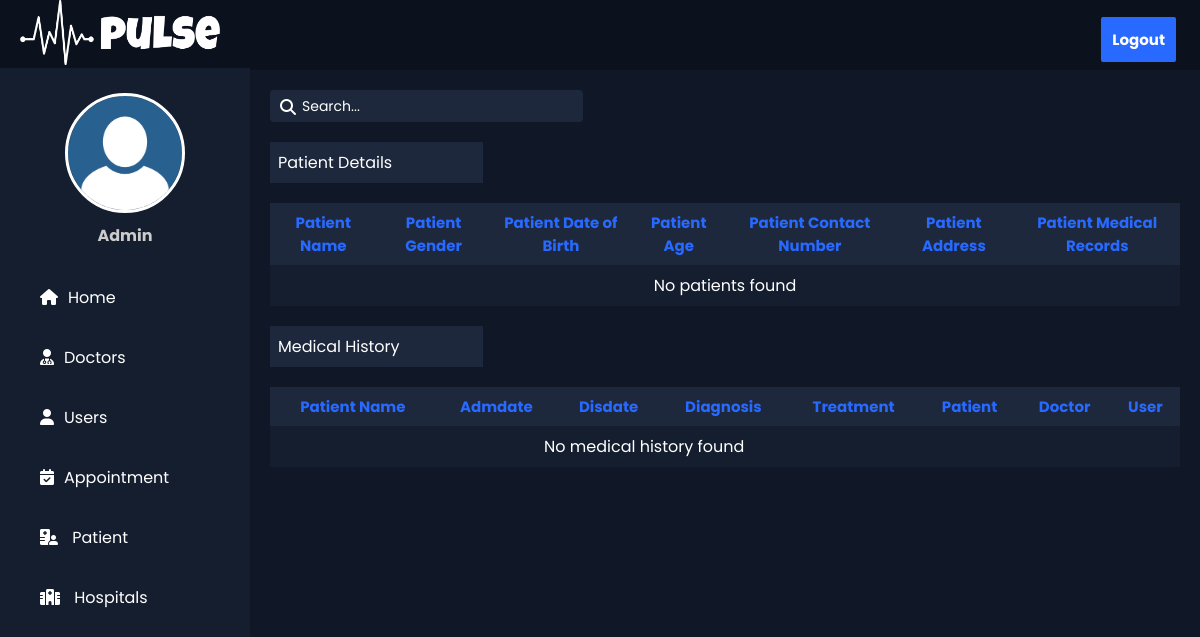
Before: /view_data_patient.php with the older database file.
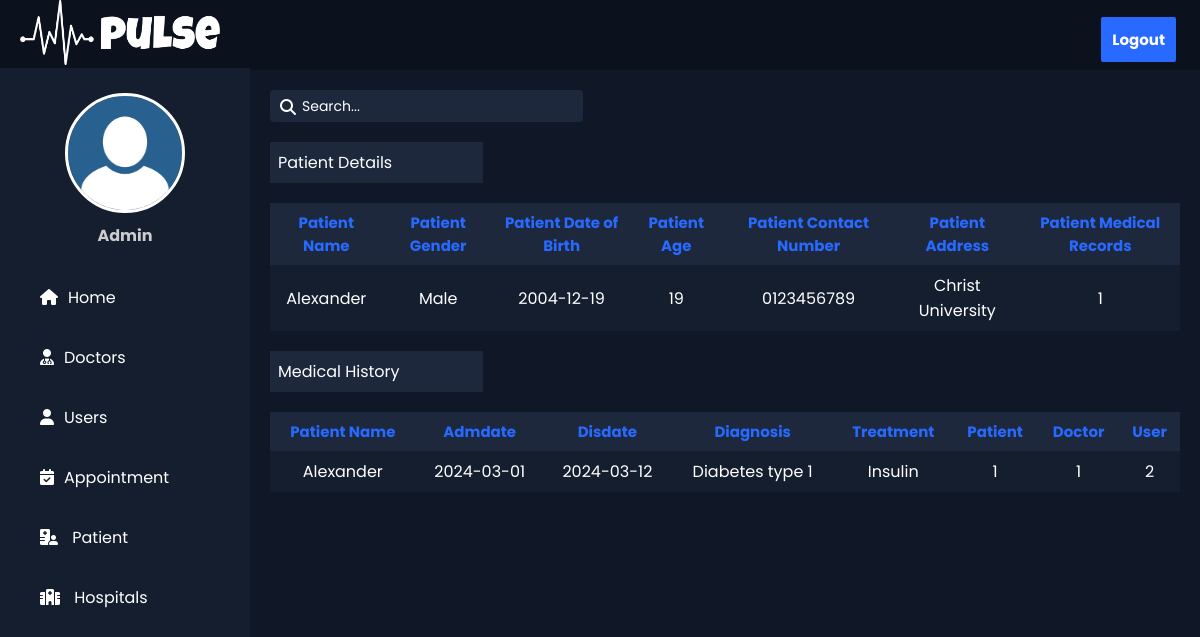
After: the same page with the newer database file.
### tables this page shows
CREATE TABLE `patient` (
  `pid` int(3) NOT NULL,
  `pname` varchar(100) NOT NULL,
  `pgender` text NOT NULL,
  `pdob` date NOT NULL,
  `pAge` int(11) NOT NULL,
  `pcontact` varchar(10) NOT NULL,
  `paddress` varchar(100) NOT NULL,
  `hid` int(10) NOT NULL,
  `doc` int(10) NOT NULL,
  `medicalrec` int(11) NOT NULL,
  `user` int(10) NOT NULL
);

CREATE TABLE `medicalrec` (
  `rid` int(5) NOT NULL,
  `pname` varchar(100) NOT NULL,
  `admdate` date NOT NULL,
  `disdate` date NOT NULL,
  `diagnosis` text NOT NULL,
  `treatment` text NOT NULL,
  `patient` int(11) NOT NULL,
  `doctor` int(11) NOT NULL,
  `user` int(10) NOT NULL
);

### view_data_patient.php (the view, shortened to what this page needs)
<!DOCTYPE html>
<html lang="en">
<head>
    <link rel="stylesheet" href="css/view_data_patient.css">
    <link rel="stylesheet" href="css/all.min.css">
    <link rel="stylesheet" href="https://cdnjs.cloudflare.com/ajax/libs/font-awesome/6.2.0/css/all.min.css">
</head>
<body>
    <div class="header_dash">
        <div class="loh">
                <img src="images/pulse.png" alt="My Logo" width="200" height="65">
        </div>
        <div class="right_area">
            <a href="index.php" class="logout_btn">Logout</a>
        </div>
    </div>
    <div class="sidebar">
        <div class="myprofile-photo">
            <div class="profile">
            </div>
            <h4>Admin</h4>
        </div>
        <a href="dashboard.php"><i class="fa-sharp fa-solid fa-house"></i><span>Home</span></a>
        <a href="#"><i class="fa-solid fa-solid fa-user-doctor"></i><span>Doctors</span></a>
        <a href="user.php"><i class="fa-solid fa-user"></i><span>Users</span></a>
        <a href="#"><i class="fa-solid fa-calendar-check"></i><span>Appointment</span></a>
        <a href="patient.php"><i class="fa-solid fa-hospital-user"></i><span> Patient</span></a>
        <a href="#"><i class="fa-solid fa-hospital" style="color: #ffffff;"></i><span> Hospitals</span></a>
    </div>
    <div class="content">
        <div class="sebtn">
            <div class="search">
                <i class="fa-solid fa-magnifying-glass "></i>
                <input class="search-bar" placeholder="Search..." type="text">
            </div>
        </div>
        <div class="table">
            <p>Patient Details</p>
            <table>
                <tr>
                    <th>Patient Name</th>
                    <th>Patient Gender</th>
                    <th>Patient Date of Birth</th>
                    <th>Patient Age</th>
                    <th>Patient Contact Number</th>
                    <th>Patient Address</th>
                    <th>Patient Medical Records</th>
                </tr>
                <?php
                $servername = "localhost";
                $username = "root";
                $password = "";
                $dbname = "pulsepointpro";
                $conn = new mysqli($servername, $username, $password, $dbname);
                $sql = "SELECT * FROM patient";
                $result = $conn->query($sql);
                if ($result->num_rows > 0) {
                    while ($row = $result->fetch_assoc()) {
                        echo "<tr>";
                        echo "<td>" . $row["pname"] . "</td>";
                        echo "<td>" . $row["pgender"] . "</td>";
                        echo "<td>" . $row["pdob"] . "</td>";
                        echo "<td>" . $row["pAge"] . "</td>";
                        echo "<td>" . $row["pcontact"] . "</td>";
                        echo "<td>" . $row["paddress"] . "</td>";
                        echo "<td>" . $row["medicalrec"] . "</td>";
                        echo "</tr>";
                    }
                } else {
                    echo "<tr><td colspan='7'>No patients found</td></tr>";
                }
                ?>
            </table>
        </div>
        <div class="table">
            <p>Medical History</p>
            <table>
                <tr>
                    <th>Patient Name</th>
                    <th>Admdate</th>
                    <th>Disdate</th>
                    <th>Diagnosis</th>
                    <th>Treatment</th>
                    <th>Patient</th>
                    <th>Doctor</th>
                    <th>User</th>
                </tr>
                <?php
                $sql_medical = "SELECT * FROM medicalrec";
                $result_medical = $conn->query($sql_medical);
                if ($result_medical->num_rows > 0) {
                    while ($row_medical = $result_medical->fetch_assoc()) {
                        echo "<tr>";
                        echo "<td>" . $row_medical["pname"] . "</td>";
                        echo "<td>" . $row_medical["admdate"] . "</td>";
                        echo "<td>" . $row_medical["disdate"] . "</td>";
                        echo "<td>" . $row_medical["diagnosis"] . "</td>";
                        echo "<td>" . $row_medical["treatment"] . "</td>";
                        echo "<td>" . $row_medical["patient"] . "</td>";
                        echo "<td>" . $row_medical["doctor"] . "</td>";
                        echo "<td>" . $row_medical["user"] . "</td>";
                        echo "</tr>";
                    }
                } else {
                    echo "<tr><td colspan='6'>No medical history found</td></tr>";
                }
                ?>
            </table>
        </div>
    </div>
</body>
</html>

Changed rows visible on the page:
added patient: pname "Alexander", pgender "Male", pdob "2004-12-19", pAge "19", pcontact "0123456789", paddress "Christ University", medicalrec "1"
added medicalrec: pname "Alexander", admdate "2024-03-01", disdate "2024-03-12", diagnosis "Diabetes type 1", treatment "Insulin", patient "1", doctor "1", user "2"
Other visible differences:
text no longer shown: "No patients found No medical history found"
